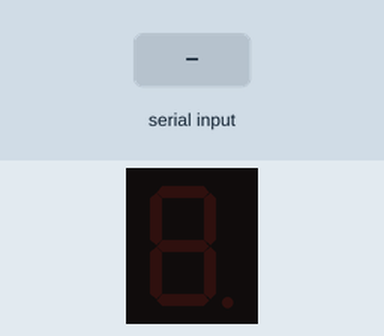
A sketch run on a simulated Arduino Uno, built with avr-gcc and run on an emulated ATmega328P. Parts: 1-digit seven-segment display. Wiring (inferred from the names in the program): 1-digit 7-segment display, segments lit when HIGH: segments pin 13, pin 12, pin 11, pin 10, pin 9, pin 8, pin 7. The test bench sets the inputs (shaded band). The segment pins are drawn as the display they are named for.

Above: at 1.2 s.
1.3 s: "1" received over Serial
At 2.4 s:
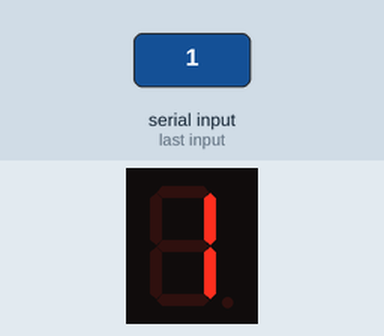
2.8 s: "2" received over Serial
At 3.6 s:
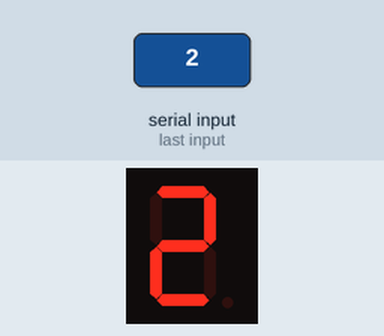
4.3 s: "3" received over Serial
At 4.7 s:
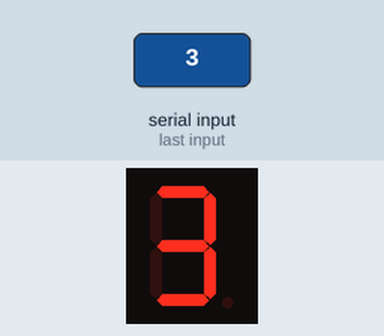
5.8 s: "4" received over Serial
At 7.0 s:
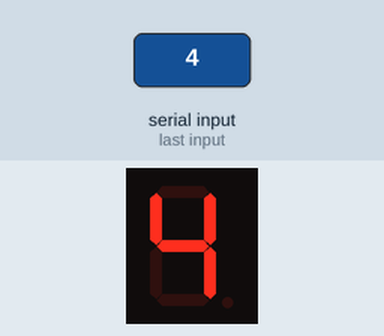
7.3 s: "5" received over Serial
At 8.2 s:
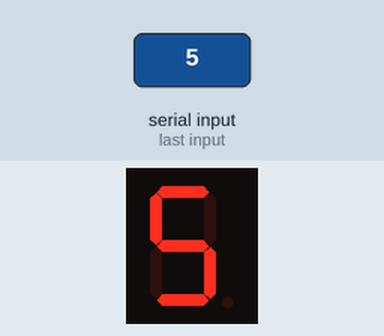
Timing chart, 0 to 9.8 s (numbered marks = the images above; inputs shaded):
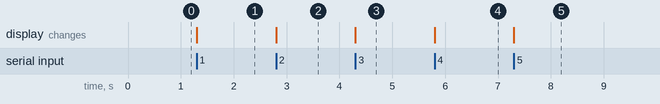

Measured:
- after the input at 1.3 s, the display: changes at once (image 1)
- after the input at 2.8 s, the display: changes at once (image 2)
- after the input at 4.3 s, the display: changes at once (image 3)
- after the input at 5.8 s, the display: changes at once (image 4)
- after the input at 7.3 s, the display: changes at once (image 5)

The sketch:

PRINTING_DIGITS_ON_7SEG_DISPLAY.ino
```cpp
const int a= 13, b=12, c=11, d=10, e=9, f=8, g=7;
char x;
void setup() {
  // put your setup code here, to run once:
  pinMode(a, OUTPUT);
  pinMode(b, OUTPUT);
  pinMode(c, OUTPUT);
  pinMode(d, OUTPUT);
  pinMode(e, OUTPUT);
  pinMode(f, OUTPUT);
  pinMode(g, OUTPUT);
  Serial.begin(9600);

}

void loop() {
  // put your main code here, to run repeatedly:
 /* digitalWrite(b,HIGH);
  digitalWrite(c,HIGH);*/
 /* if(Serial.available())
  {
    x=Serial.read();
  }
  if(x=='1')
  {
    digitalWrite(b,HIGH);
    digitalWrite(c,HIGH);

  }
  else if( x== '2')
  {
    digitalWrite(a,HIGH);
    digitalWrite(b,HIGH);
    digitalWrite(g,HIGH);
    digitalWrite(e,HIGH);
    digitalWrite(d,HIGH);
  }*/
  if(Serial.available())
  {
    x=Serial.read();
  }
  switch (x)
  {
  case '1':{
   digitalWrite(b,HIGH);
   digitalWrite(c,HIGH);
   digitalWrite(a,LOW);
   digitalWrite(d,LOW);
   digitalWrite(e,LOW);
   digitalWrite(f,LOW);
   digitalWrite(g,LOW);
   break; }
   case '2':
  {
   digitalWrite(a,HIGH);
   digitalWrite(b,HIGH);
   digitalWrite(g,HIGH);
   digitalWrite(e,HIGH);
   digitalWrite(d,HIGH);
   digitalWrite(f,LOW);
   digitalWrite(c,LOW);
   break;
  }
  case '3':
  {
   digitalWrite(a,HIGH);
   digitalWrite(b,HIGH);
   digitalWrite(g,HIGH);
   digitalWrite(e,LOW);
   digitalWrite(d,HIGH);
   digitalWrite(f,LOW);
   digitalWrite(c,HIGH);
   break;
  }
  case '4':
  {
   digitalWrite(a,LOW);
   digitalWrite(b,HIGH);
   digitalWrite(g,HIGH);
   digitalWrite(e,LOW);
   digitalWrite(d,LOW);
   digitalWrite(f,HIGH);
   digitalWrite(c,HIGH);
   break;
  }
  case '5':
  {
   digitalWrite(a,HIGH);
   digitalWrite(b,LOW);
   digitalWrite(g,HIGH);
   digitalWrite(e,LOW);
   digitalWrite(d,HIGH);
   digitalWrite(f,HIGH);
   digitalWrite(c,HIGH);
   break;
  }
  }
}
```
